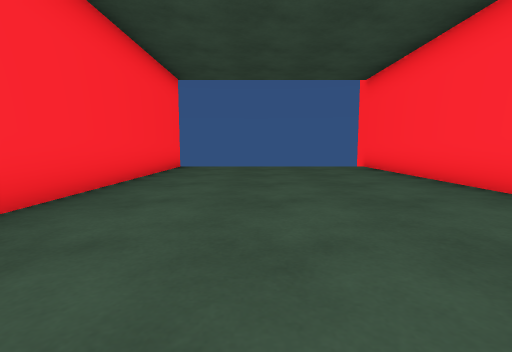
View 1 (above)

20 first-person views from a walk through a 3-D level made in the Unity game engine. The camera is 0.68 m above the floor, tilts 6° down and sees 85° across. The floor is counted in squares, 1 m on a side. Each view is taken from the middle of a square. On the plan, view 1 faces up. The plan holds only what a view shows up to about 9 squares ahead; the rest is blank. The place goes on beyond the plan. The player character is not drawn. Door leaves are left out, so doorways stand open.

View 2
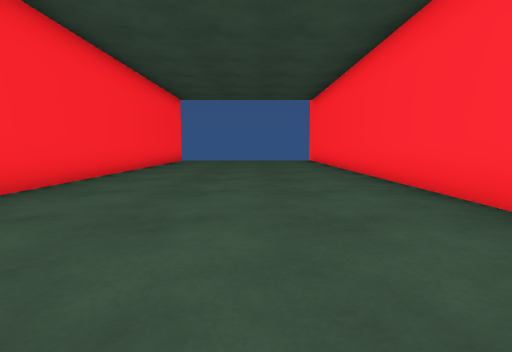

View 3
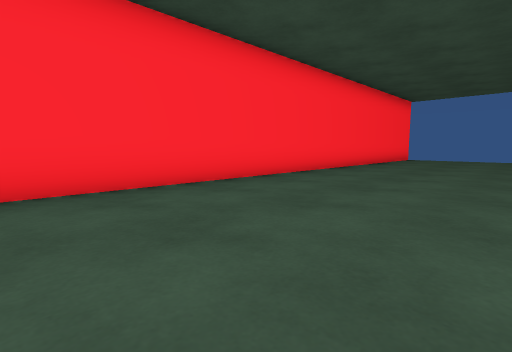

View 4
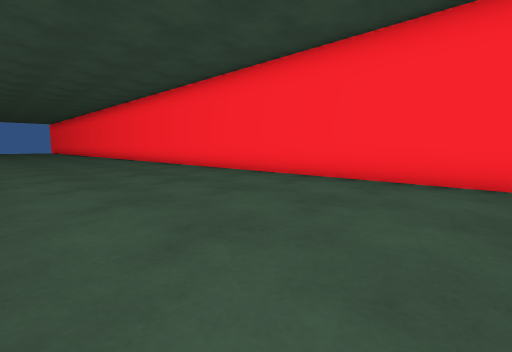

View 5
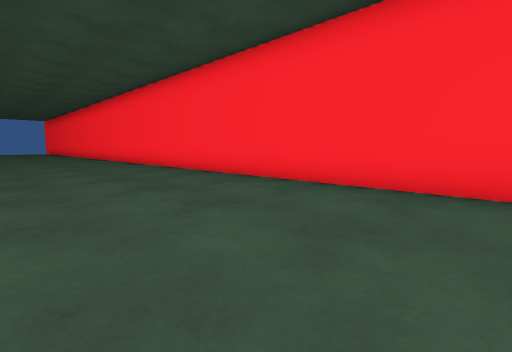

View 6
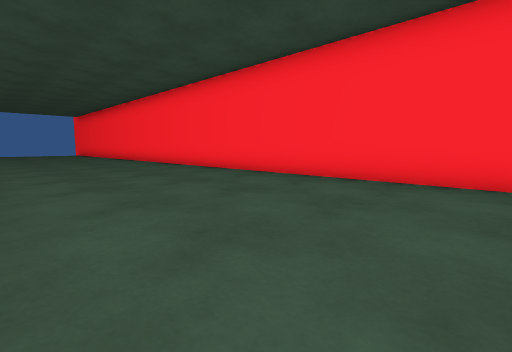

View 7
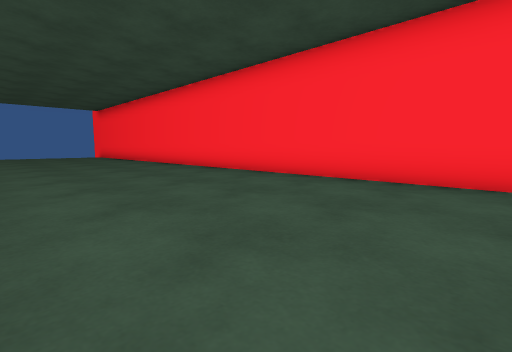

View 8
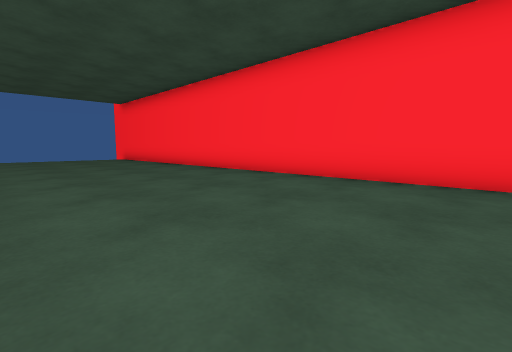

View 9
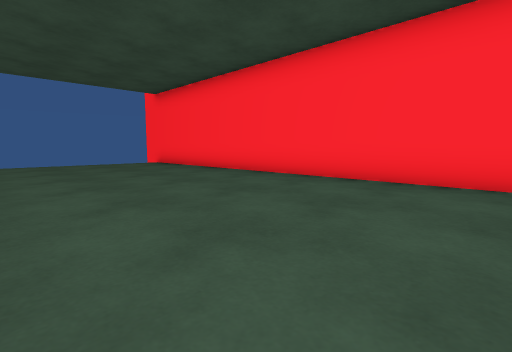

View 10
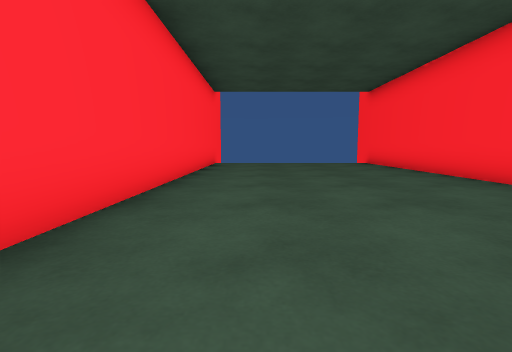

View 11
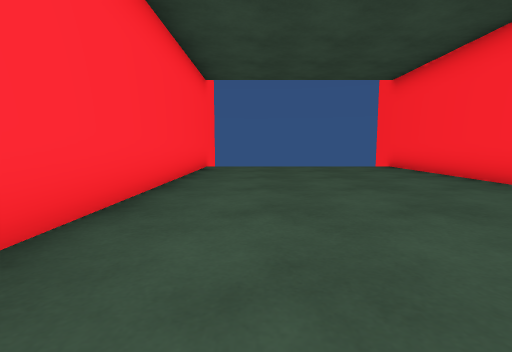

View 12
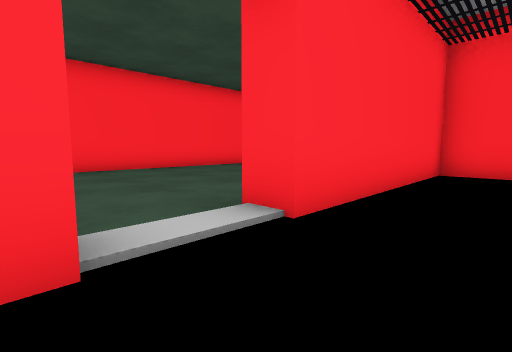

View 13
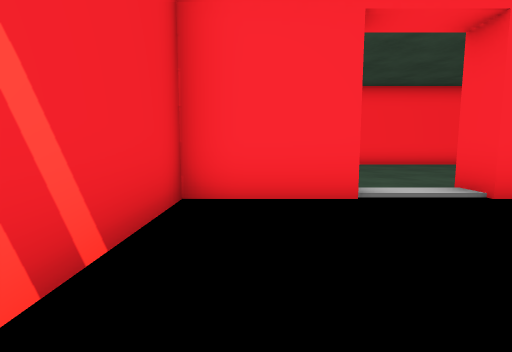

View 14
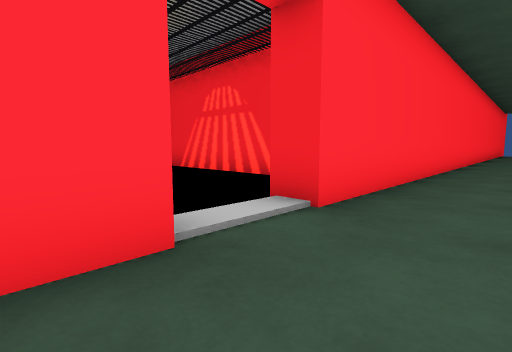

View 15
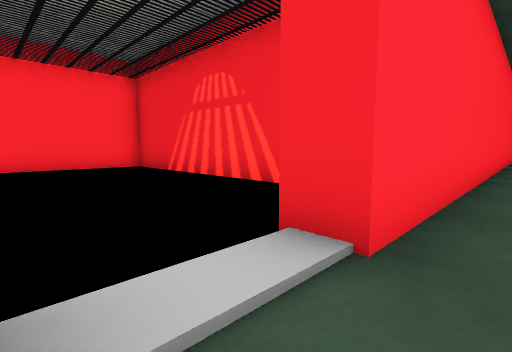

View 16
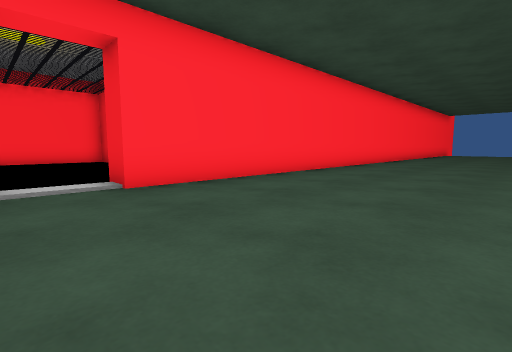

View 17
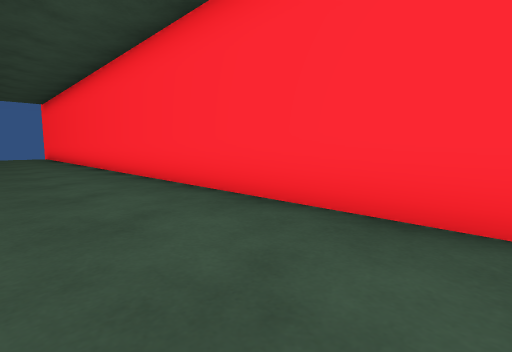

View 18
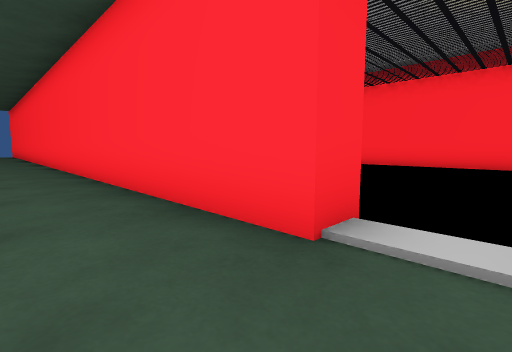

View 19
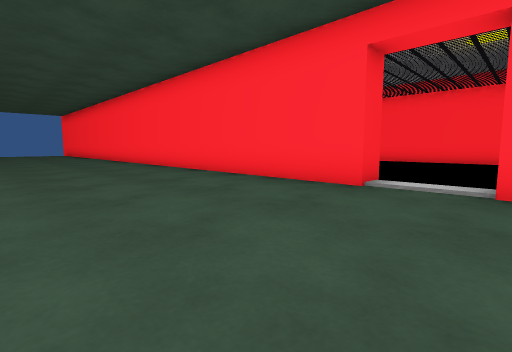

View 20
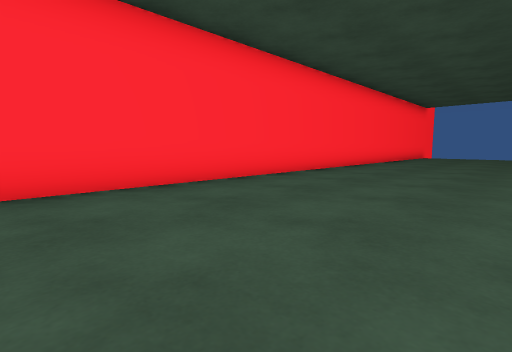

### Floor plan
Points are (right, up) in squares from view 1. A wall is a line through its corners. A room is listed if a view was taken in it or the views show most of it. See-through windows are left out.
Room 1 (views 1, 2, 3, 4, 5, 6, 7, 8, 9, 10, 11, 14, 15, 16, 17, 18, 19, 20)
walls: (3.7, -12.9) (3.7, 9.1); (-2.6, 9.1) (-2.6, -37.1); (3.7, -37) (3.7, -14.7)
ways out: open door at (4, -13.5) to room 2
Room 2 (views 12, 13)
walls: (4.4, -14.7) (4.4, -17) (11.9, -17); (5.8, -7.3) (4.4, -7.3) (4.4, -12.9); (12.7, -16.2) (12.7, -11.9)
ways out: open door at (4, -13.5) to room 1

Positions as (right, up) in squares from view 1, and headings:
1: (0, 0), facing up
2: (1, -4), facing up
3: (2, -6), facing up-left
4: (3, -3), facing down-left
5: (2, -7), facing down-left
6: (3, -13), facing down-left
7: (3, -18), facing down-left
8: (3, -22), facing down-left
9: (3, -26), facing down-left
10: (2, -26), facing down
11: (2, -28), facing down
12: (6, -15), facing up-left
13: (8, -16), facing left
14: (2, -12), facing down-right
15: (3, -13), facing down-right
16: (-1, -13), facing down-right
17: (1, -9), facing up-right
18: (2, -14), facing up-right
19: (-1, -15), facing up-right
20: (-1, -19), facing down-right
